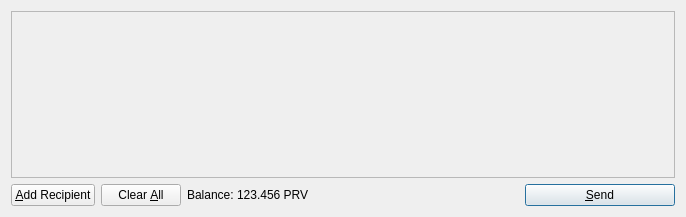
<?xml version="1.0" encoding="UTF-8"?>
<ui version="4.0">
 <class>SendCoinsDialog</class>
 <widget class="QDialog" name="SendCoinsDialog">
  <property name="geometry">
   <rect>
    <x>0</x>
    <y>0</y>
    <width>686</width>
    <height>217</height>
   </rect>
  </property>
  <property name="windowTitle">
   <string>Send Coins</string>
  </property>
  <layout class="QVBoxLayout" name="verticalLayout">
   <item>
    <widget class="QScrollArea" name="scrollArea">
     <property name="widgetResizable">
      <bool>true</bool>
     </property>
     <widget class="QWidget" name="scrollAreaWidgetContents">
      <property name="geometry">
       <rect>
        <x>0</x>
        <y>0</y>
        <width>666</width>
        <height>165</height>
       </rect>
      </property>
      <layout class="QVBoxLayout" name="verticalLayout_2">
       <property name="margin">
        <number>0</number>
       </property>
       <item>
        <layout class="QVBoxLayout" name="entries">
         <property name="spacing">
          <number>6</number>
         </property>
        </layout>
       </item>
       <item>
        <spacer name="verticalSpacer">
         <property name="orientation">
          <enum>Qt::Vertical</enum>
         </property>
         <property name="sizeHint" stdset="0">
          <size>
           <width>20</width>
           <height>40</height>
          </size>
         </property>
        </spacer>
       </item>
      </layout>
     </widget>
    </widget>
   </item>
   <item>
    <layout class="QHBoxLayout" name="horizontalLayout">
     <item>
      <widget class="QPushButton" name="addButton">
       <property name="toolTip">
        <string>Send to multiple recipients at once</string>
       </property>
       <property name="text">
        <string>&amp;Add Recipient</string>
       </property>
       <property name="icon">
        <iconset resource="../bitcoin.qrc">
         <normaloff>:/icons/add</normaloff>:/icons/add</iconset>
       </property>
       <property name="autoDefault">
        <bool>false</bool>
       </property>
      </widget>
     </item>
     <item>
      <widget class="QPushButton" name="clearButton">
       <property name="sizePolicy">
        <sizepolicy hsizetype="Minimum" vsizetype="Fixed">
         <horstretch>0</horstretch>
         <verstretch>0</verstretch>
        </sizepolicy>
       </property>
       <property name="toolTip">
        <string>Remove all transaction fields</string>
       </property>
       <property name="text">
        <string>Clear &amp;All</string>
       </property>
       <property name="icon">
        <iconset resource="../bitcoin.qrc">
         <normaloff>:/icons/remove</normaloff>:/icons/remove</iconset>
       </property>
       <property name="autoRepeatDelay">
        <number>300</number>
       </property>
       <property name="autoDefault">
        <bool>false</bool>
       </property>
      </widget>
     </item>
     <item>
      <layout class="QHBoxLayout" name="horizontalLayout_2">
       <property name="spacing">
        <number>3</number>
       </property>
       <item>
        <widget class="QLabel" name="label">
         <property name="text">
          <string>Balance:</string>
         </property>
        </widget>
       </item>
       <item>
        <widget class="QLabel" name="labelBalance">
         <property name="cursor">
          <cursorShape>IBeamCursor</cursorShape>
         </property>
         <property name="text">
          <string>123.456 PRV</string>
         </property>
         <property name="textInteractionFlags">
          <set>Qt::LinksAccessibleByMouse|Qt::TextSelectableByKeyboard|Qt::TextSelectableByMouse</set>
         </property>
        </widget>
       </item>
      </layout>
     </item>
     <item>
      <spacer name="horizontalSpacer">
       <property name="orientation">
        <enum>Qt::Horizontal</enum>
       </property>
       <property name="sizeHint" stdset="0">
        <size>
         <width>40</width>
         <height>20</height>
        </size>
       </property>
      </spacer>
     </item>
     <item>
      <widget class="QPushButton" name="sendButton">
       <property name="minimumSize">
        <size>
         <width>150</width>
         <height>0</height>
        </size>
       </property>
       <property name="toolTip">
        <string>Confirm the send action</string>
       </property>
       <property name="text">
        <string>&amp;Send</string>
       </property>
       <property name="icon">
        <iconset resource="../bitcoin.qrc">
         <normaloff>:/icons/send</normaloff>:/icons/send</iconset>
       </property>
       <property name="default">
        <bool>true</bool>
       </property>
      </widget>
     </item>
    </layout>
   </item>
  </layout>
 </widget>
 <resources>
  <include location="../bitcoin.qrc"/>
 </resources>
 <connections/>
</ui>
